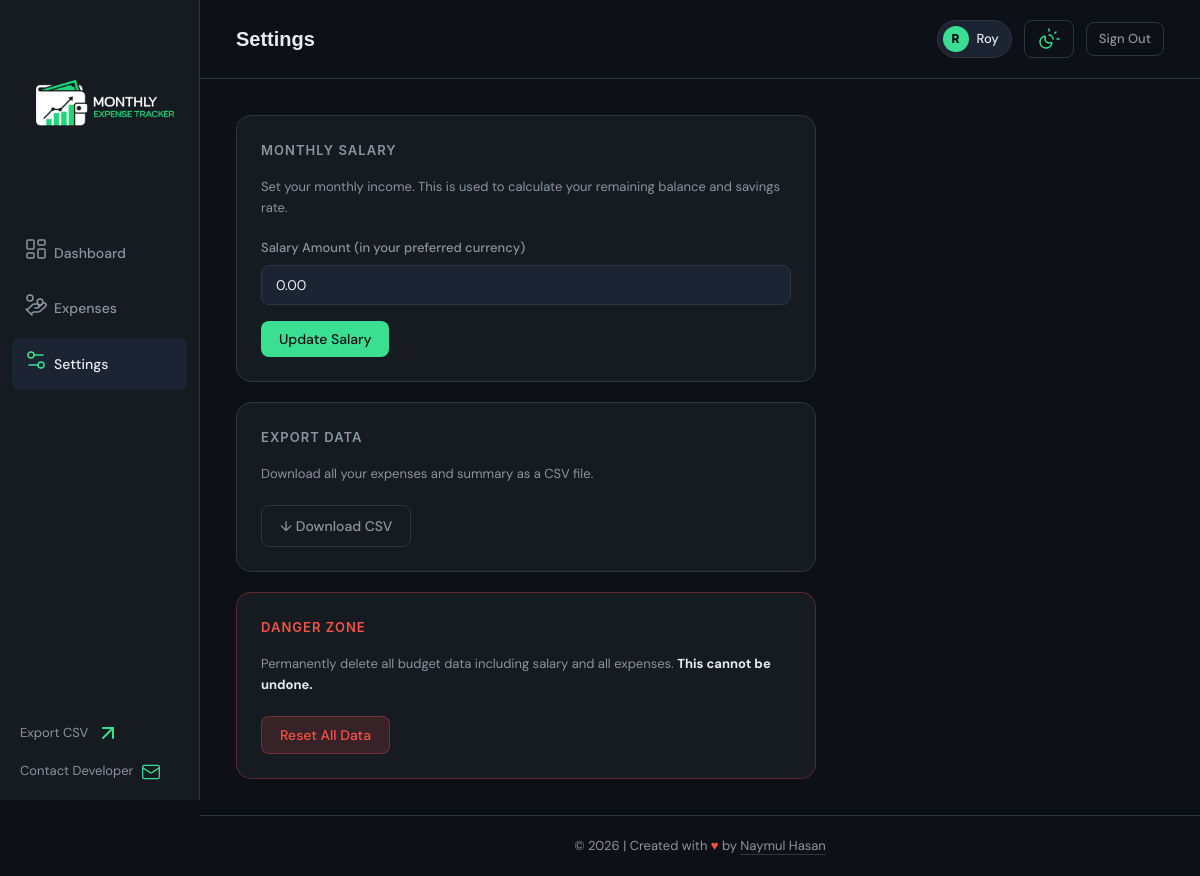
The page /settings (signed in) on the database its author committed.
### app/models.py (models this page shows, shortened)
class User(UserMixin, db.Model):
    __tablename__ = 'users'
    id            = db.Column(db.Integer, primary_key=True)
    username      = db.Column(db.String(80), unique=True, nullable=False)
    email         = db.Column(db.String(150), unique=True, nullable=False)
    password_hash = db.Column(db.String(255), nullable=False)
    settings = db.relationship('UserSettings', backref='user', uselist=False,
                                cascade='all, delete-orphan')
    expenses = db.relationship('Expense', backref='user',
                                cascade='all, delete-orphan', lazy='dynamic')

class UserSettings(db.Model):
    __tablename__ = 'user_settings'
    id      = db.Column(db.Integer, primary_key=True)
    user_id = db.Column(db.Integer, db.ForeignKey('users.id'), unique=True, nullable=False)
    salary  = db.Column(db.Float, nullable=False, default=0.0)

### app/routes.py (the view)
@main.route('/settings')
@login_required
def settings():
    data = load_data(current_user.id)
    return render_template('settings.html', data=data)

### app/data.py (called while the page is built)
def _get_or_create_settings(user_id: int) -> UserSettings:
    settings = UserSettings.query.filter_by(user_id=user_id).first()
    if not settings:
        settings = UserSettings(user_id=user_id, salary=0.0)
        db.session.add(settings)
        db.session.commit()
    return settings

def load_data(user_id: int) -> dict:
    settings = _get_or_create_settings(user_id)
    expenses = (
        Expense.query
        .filter_by(user_id=user_id)
        .order_by(Expense.created_at.asc())
        .all()
    )
    return {
        'salary':   settings.salary,
        'expenses': [e.to_dict() for e in expenses]
    }

### app/templates/settings.html (shortened to what this page needs)
{% extends 'base.html' %}
{% block page_title %}Settings{% endblock %}
{% block content %}
<div style="max-width: 580px; display: flex; flex-direction: column; gap: 20px;">
  <div class="card">
    <div class="card-title">Monthly Salary</div>
    <p class="text-muted text-sm mb-4" style="margin-bottom: 20px;">
      Set your monthly income. This is used to calculate your remaining balance and savings rate.
    </p>
    <form method="POST" action="{{ url_for('main.update_salary') }}">
      <div class="form-group">
        <label class="form-label">Salary Amount (in your preferred currency)</label>
        <input
          class="form-input"
          name="salary"
          type="number"
          step="0.01"
          min="0"
          value="{{ '%.2f'|format(data.salary) }}"
          required
        />
      </div>
      <button type="submit" class="btn btn-primary">Update Salary</button>
    </form>
  </div>
  <div class="card">
    <div class="card-title">Export Data</div>
    <p class="text-muted text-sm" style="margin-bottom: 20px;">
      Download all your expenses and summary as a CSV file.
    </p>
    <a href="{{ url_for('main.export_csv') }}" class="btn btn-ghost">↓ Download CSV</a>
  </div>
  <div class="card" style="border-color: rgba(248,81,73,0.3);">
    <div class="card-title" style="color: var(--danger);">Danger Zone</div>
    <p class="text-muted text-sm" style="margin-bottom: 20px;">
      Permanently delete all budget data including salary and all expenses.
      <strong style="color: var(--text);">This cannot be undone.</strong>
    </p>
    <button class="btn btn-danger" onclick="openModal('resetModal')">Reset All Data</button>
  </div>
</div>
{% endblock %}

### app/templates/base.html (shortened to what this page needs)
<!DOCTYPE html>
<html lang="en">
<head>
  <link rel="stylesheet" href="{{ url_for('static', filename='css/main.css') }}" />
</head>
<body>
<div class="layout">
  <aside class="sidebar">
    <div class="sidebar-brand">
      <img
      src="{{ url_for('static', filename='Assets/logo.png') }}"
      alt="Monthly Expense Tracker Logo"
      style="width: 200px; height: 200px; object-fit: contain;"
    />
    </div>
    <nav class="sidebar-nav">
      <a href="{{ url_for('main.dashboard') }}" class="{{ 'active' if request.endpoint == 'main.dashboard' }}">
        <span class="nav-icon"></span> Dashboard
      </a>
      <a href="{{ url_for('main.expenses') }}" class="{{ 'active' if request.endpoint == 'main.expenses' }}">
        <span class="nav-icon"></span> Expenses
      </a>
      <a href="{{ url_for('main.settings') }}" class="{{ 'active' if request.endpoint == 'main.settings' }}">
        <span class="nav-icon"></span> Settings
      </a>
    </nav>
    <div class="sidebar-footer">
      <a href="{{ url_for('main.export_csv') }}">
        Export CSV <svg xmlns="http://www.w3.org/2000/svg" width="24" height="24" viewBox="0 0 24 24" fill="none" stroke="#3bdf91" stroke-width="2" stroke-linecap="round" stroke-linejoin="round" class="lucide lucide-arrow-up-right-icon lucide-arrow-up-right"><path d="M7 7h10v10"/><path d="M7 17 17 7"/></svg>
      </a>
      <a href="{{ url_for('main.contact') }}" class="{{ 'active' if request.endpoint == 'main.contact' }}">
        Contact Developer
      </a>
    </div>
  </aside>
  <div class="main">
    <header class="topbar">
      <div class="topbar-title">{% block page_title %}{% endblock %}</div>
      <div class="topbar-actions">
        {% if current_user.is_authenticated %}
        <div class="topbar-user">
          <div class="user-avatar">{{ current_user.username[0].upper() }}</div>
          <span class="user-name">{{ current_user.username }}</span>
        </div>
        <button id="themeToggle" class="btn btn-ghost btn-sm" onclick="toggleTheme()">
        </button>
        <a href="{{ url_for('auth.logout') }}" class="btn btn-ghost btn-sm">Sign Out</a>
        {% endif %}
      </div>
    </header>
    <div class="page-content">
      {% block content %}{% endblock %}
    </div>
    <footer class="app-footer">
      <p>© <span id="footerYear"></span> | Created with <span class="footer-heart">♥</span> by <a href="https://www.linkedin.com/in/naymulhasan143/" target="_blank" class="footer-link">Naymul Hasan</a></p>
    </footer>
  </div>
</div>
</body>
</html>

### rows shown on the page
User: username "R", username "Roy"
UserSettings: salary "0.00"
